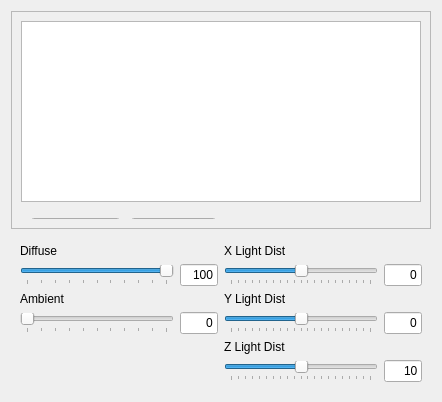
          <widget class="QWidget" name="secondaryTab">
           <attribute name="title">
            <string>&amp;Regions and Lighting</string>
           </attribute>
           <layout class="QHBoxLayout" name="horizontalLayout_6">
            <item>
             <layout class="QVBoxLayout" name="secondaryLayout" stretch="10,1">
              <item>
               <widget class="QFrame" name="regionFrame">
                <property name="frameShape">
                 <enum>QFrame::StyledPanel</enum>
                </property>
                <property name="frameShadow">
                 <enum>QFrame::Raised</enum>
                </property>
                <layout class="QVBoxLayout" name="verticalLayout_4" stretch="16,1">
                 <item>
                  <widget class="QListView" name="brainRegions">
                   <property name="mouseTracking">
                    <bool>true</bool>
                   </property>
                   <property name="toolTip">
                    <string/>
                   </property>
                   <property name="toolTipDuration">
                    <number>0</number>
                   </property>
                   <property name="whatsThis">
                    <string/>
                   </property>
                   <property name="editTriggers">
                    <set>QAbstractItemView::NoEditTriggers</set>
                   </property>
                   <property name="showDropIndicator" stdset="0">
                    <bool>false</bool>
                   </property>
                   <property name="alternatingRowColors">
                    <bool>true</bool>
                   </property>
                   <property name="selectionMode">
                    <enum>QAbstractItemView::ExtendedSelection</enum>
                   </property>
                   <property name="selectionBehavior">
                    <enum>QAbstractItemView::SelectItems</enum>
                   </property>
                   <property name="spacing">
                    <number>0</number>
                   </property>
                   <property name="selectionRectVisible">
                    <bool>false</bool>
                   </property>
                  </widget>
                 </item>
                 <item>
                  <widget class="QFrame" name="regionButtons">
                   <property name="frameShape">
                    <enum>QFrame::NoFrame</enum>
                   </property>
                   <property name="frameShadow">
                    <enum>QFrame::Raised</enum>
                   </property>
                   <widget class="QPushButton" name="brainRegionsDeSel">
                    <property name="geometry">
                     <rect>
                      <x>10</x>
                      <y>10</y>
                      <width>89</width>
                      <height>27</height>
                     </rect>
                    </property>
                    <property name="text">
                     <string>Deselect &amp;All</string>
                    </property>
                   </widget>
                   <widget class="QPushButton" name="Quit_2">
                    <property name="geometry">
                     <rect>
                      <x>110</x>
                      <y>10</y>
                      <width>85</width>
                      <height>27</height>
                     </rect>
                    </property>
                    <property name="sizePolicy">
                     <sizepolicy hsizetype="Expanding" vsizetype="Fixed">
                      <horstretch>0</horstretch>
                      <verstretch>0</verstretch>
                     </sizepolicy>
                    </property>
                    <property name="font">
                     <font>
                      <weight>75</weight>
                      <bold>true</bold>
                     </font>
                    </property>
                    <property name="styleSheet">
                     <string notr="true">color: darkred;
font-style:bold



</string>
                    </property>
                    <property name="text">
                     <string>&amp;QUIT</string>
                    </property>
                   </widget>
                  </widget>
                 </item>
                </layout>
               </widget>
              </item>
              <item>
               <widget class="QFrame" name="lightFrame">
                <property name="sizePolicy">
                 <sizepolicy hsizetype="Expanding" vsizetype="Expanding">
                  <horstretch>0</horstretch>
                  <verstretch>0</verstretch>
                 </sizepolicy>
                </property>
                <property name="minimumSize">
                 <size>
                  <width>0</width>
                  <height>0</height>
                 </size>
                </property>
                <property name="maximumSize">
                 <size>
                  <width>16777215</width>
                  <height>440</height>
                 </size>
                </property>
                <property name="frameShape">
                 <enum>QFrame::NoFrame</enum>
                </property>
                <property name="frameShadow">
                 <enum>QFrame::Raised</enum>
                </property>
                <layout class="QHBoxLayout" name="horizontalLayout">
                 <item>
                  <layout class="QGridLayout" name="gridLayout" columnstretch="4,1,4,1">
                   <property name="sizeConstraint">
                    <enum>QLayout::SetNoConstraint</enum>
                   </property>
                   <item row="3" column="2">
                    <widget class="QSlider" name="yLightSlider">
                     <property name="toolTip">
                      <string>&lt;html&gt;&lt;head/&gt;&lt;body&gt;&lt;p&gt;This moves the lighting source in the Y axis.  Positive values cause the light source to appear to be coming from the top.  Negative values cause the source to be from the bottom. A value of zero means there is no light from the Y directions. Note that the X, Y, and Z values are combined, so, for example, if you pick  positive X and negative Y values, the light will appear to be coming from the lower right left of the display.&lt;/p&gt;&lt;/body&gt;&lt;/html&gt;</string>
                     </property>
                     <property name="minimum">
                      <number>-10</number>
                     </property>
                     <property name="maximum">
                      <number>10</number>
                     </property>
                     <property name="pageStep">
                      <number>2</number>
                     </property>
                     <property name="value">
                      <number>0</number>
                     </property>
                     <property name="sliderPosition">
                      <number>0</number>
                     </property>
                     <property name="orientation">
                      <enum>Qt::Horizontal</enum>
                     </property>
                     <property name="tickPosition">
                      <enum>QSlider::TicksBelow</enum>
                     </property>
                     <property name="tickInterval">
                      <number>1</number>
                     </property>
                    </widget>
                   </item>
                   <item row="3" column="1">
                    <widget class="QLineEdit" name="ambientVal">
                     <property name="sizePolicy">
                      <sizepolicy hsizetype="Expanding" vsizetype="Fixed">
                       <horstretch>0</horstretch>
                       <verstretch>0</verstretch>
                      </sizepolicy>
                     </property>
                     <property name="toolTip">
                      <string>&lt;html&gt;&lt;head/&gt;&lt;body&gt;&lt;p&gt;Enter 4 numbers 0-9&lt;/p&gt;&lt;/body&gt;&lt;/html&gt;</string>
                     </property>
                     <property name="styleSheet">
                      <string notr="true"/>
                     </property>
                     <property name="inputMask">
                      <string/>
                     </property>
                     <property name="text">
                      <string>0</string>
                     </property>
                     <property name="alignment">
                      <set>Qt::AlignRight|Qt::AlignTrailing|Qt::AlignVCenter</set>
                     </property>
                     <property name="readOnly">
                      <bool>true</bool>
                     </property>
                     <property name="placeholderText">
                      <string/>
                     </property>
                    </widget>
                   </item>
                   <item row="0" column="0">
                    <widget class="QLabel" name="diffuseLabel">
                     <property name="text">
                      <string>Diffuse</string>
                     </property>
                    </widget>
                   </item>
                   <item row="3" column="0">
                    <widget class="QSlider" name="ambientSlider">
                     <property name="toolTip">
                      <string>&lt;html&gt;&lt;head/&gt;&lt;body&gt;&lt;p&gt;Ambient light is light that comes equally from all directions. It is scattered equally in all directions. Using just ambient lighting makes objects appear to be flat. The X, Y, and Z controls have no effect on ambient lighting. When used with diffuse lighting, this has the effect of an over-all brightness control.&lt;/p&gt;&lt;/body&gt;&lt;/html&gt;</string>
                     </property>
                     <property name="maximum">
                      <number>100</number>
                     </property>
                     <property name="value">
                      <number>0</number>
                     </property>
                     <property name="sliderPosition">
                      <number>0</number>
                     </property>
                     <property name="orientation">
                      <enum>Qt::Horizontal</enum>
                     </property>
                     <property name="tickPosition">
                      <enum>QSlider::TicksBelow</enum>
                     </property>
                     <property name="tickInterval">
                      <number>10</number>
                     </property>
                    </widget>
                   </item>
                   <item row="2" column="0">
                    <widget class="QLabel" name="ambientLabel">
                     <property name="text">
                      <string>Ambient</string>
                     </property>
                    </widget>
                   </item>
                   <item row="5" column="3">
                    <widget class="QLineEdit" name="zLightVal">
                     <property name="inputMask">
                      <string/>
                     </property>
                     <property name="text">
                      <string>10</string>
                     </property>
                     <property name="alignment">
                      <set>Qt::AlignRight|Qt::AlignTrailing|Qt::AlignVCenter</set>
                     </property>
                     <property name="readOnly">
                      <bool>true</bool>
                     </property>
                     <property name="placeholderText">
                      <string/>
                     </property>
                    </widget>
                   </item>
                   <item row="1" column="1">
                    <widget class="QLineEdit" name="diffuseVal">
                     <property name="toolTip">
                      <string>&lt;html&gt;&lt;head/&gt;&lt;body&gt;&lt;p&gt;Enter 4 numbers 0-9&lt;/p&gt;&lt;/body&gt;&lt;/html&gt;</string>
                     </property>
                     <property name="inputMask">
                      <string/>
                     </property>
                     <property name="text">
                      <string>100</string>
                     </property>
                     <property name="alignment">
                      <set>Qt::AlignRight|Qt::AlignTrailing|Qt::AlignVCenter</set>
                     </property>
                     <property name="readOnly">
                      <bool>true</bool>
                     </property>
                     <property name="placeholderText">
                      <string/>
                     </property>
                    </widget>
                   </item>
                   <item row="1" column="0">
                    <widget class="QSlider" name="diffuseSlider">
                     <property name="toolTip">
                      <string>&lt;html&gt;&lt;head/&gt;&lt;body&gt;&lt;p&gt;Diffuse lighting comes from a single direction. It is reflected off of an object depending on the angle it hits the surface. The X, Y, and Z controls determine the location of the light source. The default is Z lighting positioned from the user's point of view. In effefct, the user is the light source.&lt;/p&gt;&lt;p&gt;The lighting model does not support shadows. For example, if you light objects from above, you will see that all surfaces that are directly below the light will receive the same amount of lighting, even if there are objects that in a more realistic model would cast shadows. You can see this very clearly if you turn off all transparency.&lt;/p&gt;&lt;/body&gt;&lt;/html&gt;</string>
                     </property>
                     <property name="maximum">
                      <number>100</number>
                     </property>
                     <property name="value">
                      <number>100</number>
                     </property>
                     <property name="sliderPosition">
                      <number>100</number>
                     </property>
                     <property name="orientation">
                      <enum>Qt::Horizontal</enum>
                     </property>
                     <property name="tickPosition">
                      <enum>QSlider::TicksBelow</enum>
                     </property>
                     <property name="tickInterval">
                      <number>10</number>
                     </property>
                    </widget>
                   </item>
                   <item row="0" column="2">
                    <widget class="QLabel" name="xLabel">
                     <property name="text">
                      <string>X Light Dist</string>
                     </property>
                    </widget>
                   </item>
                   <item row="1" column="2">
                    <widget class="QSlider" name="xLightSlider">
                     <property name="toolTip">
                      <string>&lt;html&gt;&lt;head/&gt;&lt;body&gt;&lt;p&gt;This moves the lighting source in the X axis.  Positive values cause the light source to appear to be coming from the right.  Negative values cause the source to be from the left. A value of zero means there is no light from the X directions. Note that the X, Y, and Z values are combined, so, for example, if you pick a positive X and positive Y values, the light will appear to be coming from the upper left of the display.&lt;/p&gt;&lt;/body&gt;&lt;/html&gt;</string>
                     </property>
                     <property name="minimum">
                      <number>-10</number>
                     </property>
                     <property name="maximum">
                      <number>10</number>
                     </property>
                     <property name="pageStep">
                      <number>2</number>
                     </property>
                     <property name="value">
                      <number>0</number>
                     </property>
                     <property name="sliderPosition">
                      <number>0</number>
                     </property>
                     <property name="orientation">
                      <enum>Qt::Horizontal</enum>
                     </property>
                     <property name="tickPosition">
                      <enum>QSlider::TicksBelow</enum>
                     </property>
                     <property name="tickInterval">
                      <number>1</number>
                     </property>
                    </widget>
                   </item>
                   <item row="2" column="2">
                    <widget class="QLabel" name="yLabel">
                     <property name="text">
                      <string>Y Light Dist</string>
                     </property>
                    </widget>
                   </item>
                   <item row="3" column="3">
                    <widget class="QLineEdit" name="yLightVal">
                     <property name="inputMask">
                      <string/>
                     </property>
                     <property name="text">
                      <string>0</string>
                     </property>
                     <property name="alignment">
                      <set>Qt::AlignRight|Qt::AlignTrailing|Qt::AlignVCenter</set>
                     </property>
                     <property name="readOnly">
                      <bool>true</bool>
                     </property>
                     <property name="placeholderText">
                      <string/>
                     </property>
                    </widget>
                   </item>
                   <item row="4" column="2">
                    <widget class="QLabel" name="zLabel">
                     <property name="text">
                      <string>Z Light Dist</string>
                     </property>
                    </widget>
                   </item>
                   <item row="5" column="2">
                    <widget class="QSlider" name="zLightSlider">
                     <property name="toolTip">
                      <string>&lt;html&gt;&lt;head/&gt;&lt;body&gt;&lt;p&gt;This moves the lighting source in the Z axis. The values range from the maximum to zero. Positive values make the light source to appear to be coming from the user. A zero value means only surfaces that you cannot see are being lit, so everything appears to be black. Note that the X, Y, and Z values are combined, so, for example, if you pick positive X and negative Y values and a non-zero Z value, the light will appear to be coming from the lower right left in front of the display.&lt;/p&gt;&lt;/body&gt;&lt;/html&gt;</string>
                     </property>
                     <property name="minimum">
                      <number>0</number>
                     </property>
                     <property name="maximum">
                      <number>20</number>
                     </property>
                     <property name="pageStep">
                      <number>2</number>
                     </property>
                     <property name="value">
                      <number>10</number>
                     </property>
                     <property name="sliderPosition">
                      <number>10</number>
                     </property>
                     <property name="orientation">
                      <enum>Qt::Horizontal</enum>
                     </property>
                     <property name="tickPosition">
                      <enum>QSlider::TicksBelow</enum>
                     </property>
                     <property name="tickInterval">
                      <number>1</number>
                     </property>
                    </widget>
                   </item>
                   <item row="1" column="3">
                    <widget class="QLineEdit" name="xLightVal">
                     <property name="sizePolicy">
                      <sizepolicy hsizetype="Expanding" vsizetype="Ignored">
                       <horstretch>0</horstretch>
                       <verstretch>0</verstretch>
                      </sizepolicy>
                     </property>
                     <property name="inputMask">
                      <string/>
                     </property>
                     <property name="text">
                      <string>0</string>
                     </property>
                     <property name="alignment">
                      <set>Qt::AlignRight|Qt::AlignTrailing|Qt::AlignVCenter</set>
                     </property>
                     <property name="readOnly">
                      <bool>true</bool>
                     </property>
                     <property name="placeholderText">
                      <string/>
                     </property>
                    </widget>
                   </item>
                  </layout>
                 </item>
                </layout>
               </widget>
              </item>
             </layout>
            </item>
           </layout>
          </widget>
